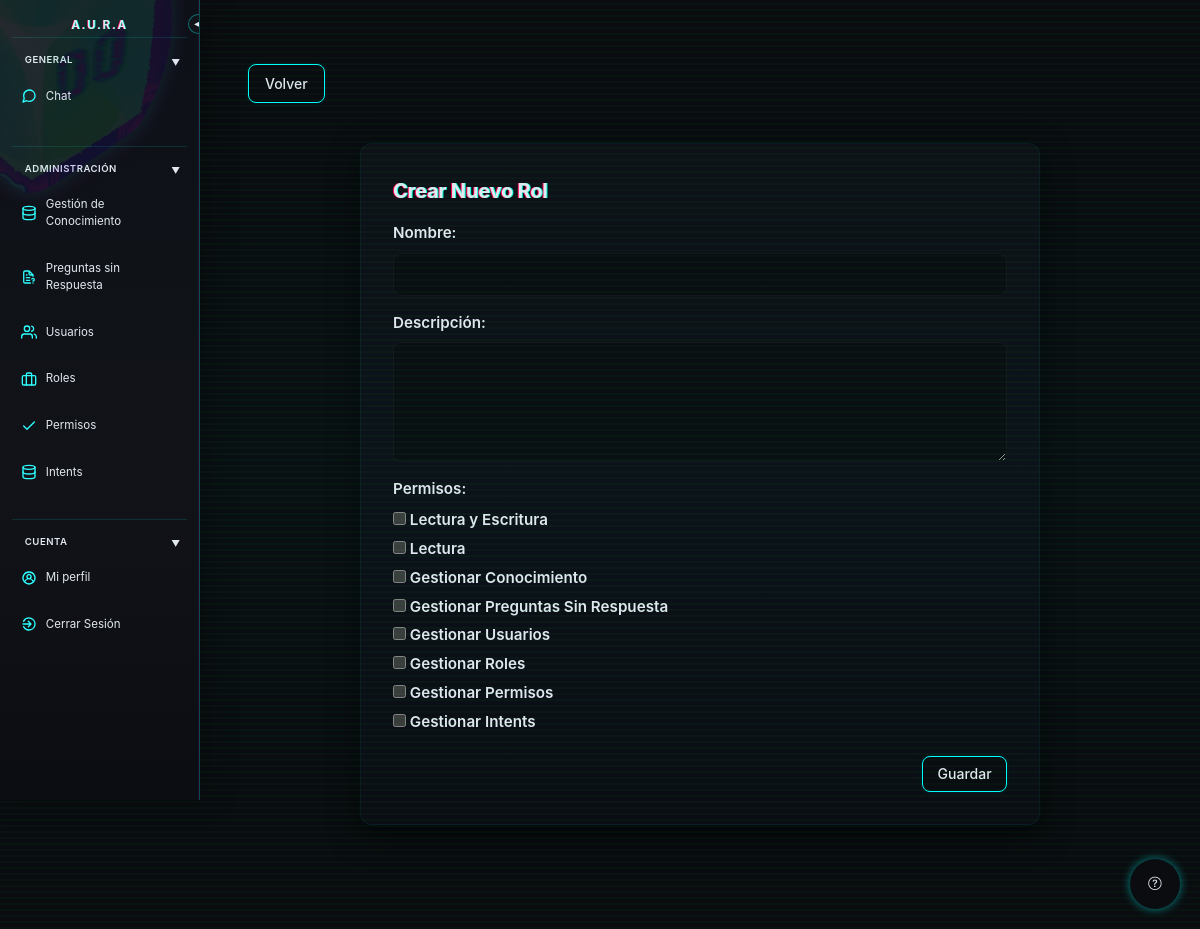
Page /index.php?controller=rol&action=crear (signed in) on the committed database.
### tables this page shows
CREATE TABLE `permisos` (
  `id_permiso` int(11) NOT NULL,
  `nombre` varchar(100) DEFAULT NULL,
  `descripcion` varchar(100) DEFAULT NULL
);

### controller/RolController.php (called while the page is built, shortened)
<?php
require_once "model/Permiso.class.php";
class RolController{
    public function crear(){
        require_once "view/roles/crear.php";
    }
}

### model/Permiso.class.php (called while the page is built, shortened)
<?php
include_once "Database.class.php";
class Permiso
{
    private $id;
    private $nombre;
    public function __construct($id=null, $nombre=null, $descripcion=null)
    {
        $this->id = $id;
        $this->nombre = $nombre;
    }
    public static function listar(){
        $conexion=Database::getInstance()->getConnection();
        $sql= "SELECT * FROM permisos";
        $stmt = $conexion->query($sql);
        $permisos=[];
        while ($fila=$stmt->fetch(PDO::FETCH_ASSOC)){
            $permisos[]= new Permiso($fila["id_permiso"], $fila["nombre"], $fila["descripcion"]);
        }
        return $permisos;
    }
    public function getId() {return $this->id;}
    public function getNombre() {return $this->nombre;}
}
?>

### model/Database.class.php (called while the page is built)
<?php
class Database
{
    private static $instancia=null;
    private $nombre="chatbot_v2";
    private $servidor="localhost";
    private $usuario="root";
    private $clave="";
    private $conexion;
    public function __construct()
    {
        try {
            $dsn="mysql:host={$this->servidor};dbname={$this->nombre};charset=utf8";
            $this->conexion = new PDO($dsn, $this->usuario, $this->clave);
            $this->conexion->setAttribute(PDO::ATTR_ERRMODE, PDO::ERRMODE_EXCEPTION);
        } catch (PDOException $e) {
            die("Error de conexion:".$e->getMessage());
        }
    }
    public static function getInstance(){
        if(!self::$instancia){
            self::$instancia=new Database();
        }
        return self::$instancia;
    }
    public function getConnection(){
        return $this->conexion;
    }
}
?>

### view/roles/crear.php (the view, shortened to what this page needs)
<?php
    require_once __DIR__ . "/../layout/header.php";
    require_once __DIR__ . "/../layout/sidebar.php";
    require_once __DIR__ . "/../../model/Permiso.class.php";
    $permisos = Permiso::listar();
?>
    <div class="main-content">
        <div class="header-right">
            <a class="btn btn-primary" href="index.php?controller=rol&action=listar">Volver</a>
        </div>
        <div class="form-container">
            <h1>Crear Nuevo Rol</h1>
            <form action="index.php?controller=rol&action=guardar" method="POST">
                <div class="form-group">
                    <label for="nombre">Nombre:</label>
                    <input type="text" id="nombre" name="nombre" required>
                </div>
                <div class="form-group">
                    <label for="descripcion">Descripción:</label>
                    <textarea id="descripcion" name="descripcion"></textarea>
                </div>
                <div class="form-group">
                    <label>Permisos:</label>
                    <div>
                        <?php foreach($permisos as $permiso): ?>
                            <label style="display:block; margin-bottom:6px;">
                                <input type="checkbox" name="permisos[]" value="<?= $permiso->getId(); ?>">
                                <?= htmlspecialchars($permiso->getNombre(), ENT_QUOTES, 'UTF-8'); ?>
                            </label>
                        <?php endforeach; ?>
                    </div>
                </div>
                <div class="form-actions">
                    <button type="submit" class="btn btn-primary">Guardar</button>
                </div>
            </form>
        </div>
    </div>
<?php require_once __DIR__ . "/../layout/footer.php"; ?>

### assets/css/style.css (style rules this page uses)
* { margin: 0; padding: 0; box-sizing: border-box; }
:root { color-scheme: dark; --bg: #0a0c10; --text: #e2e8f0; --panel: #111318; --panel-2: #1a1e2a; --header-bg: #0e1017; --muted: #cbd5e6; --muted-2: #4a5b7a; --accent: #00ffff; --accent-2: #ff00ff; --accent-weak: rgba(0,255,255,0.2); --accent-weak-2: rgba(0,255,255,0.1); --glitch-1: rgb(0, 255, 221); --glitch-2: rgb(255, 0, 85); --noise: rgba(0, 255, 0, 0.03); --scanline: rgba(0,255,255,0.02); --danger: #f44; --danger-weak: rgba(255,68,68,0.08); --highlight: #0b0d14; --border: rgba(0, 255, 255, 0.2); --shadow-accent: rgba(0, 255, 255, 0.1); --btn-info-bg: #0ff; }
.main-content { margin-left: 200px; padding: 2rem; width: calc(100% - 200px); min-height: calc(100vh - 4rem); transition: margin-left 0.3s ease, width 0.3s ease; }
body { font-family: -apple-system, BlinkMacSystemFont, 'Segoe UI', Roboto, 'Helvetica Neue', Arial, sans-serif; background: var(--bg) !important; background-color: var(--bg) !important; min-height: 100vh; padding: 2rem 1rem; line-height: 1.5; color: var(--text); -webkit-text-fill-color: var(--text); position: relative; forced-color-adjust: none; }
body::before { content: ""; position: fixed; top: 0; left: 0; width: 100%; height: 100%; background: repeating-linear-gradient(0deg, var(--noise) 0px, var(--noise) 2px, transparent 2px, transparent 6px); pointer-events: none; z-index: 999; }
body::after { content: ""; position: fixed; top: 0; left: 0; width: 100%; height: 100%; background: linear-gradient(0deg, rgba(0,0,0,0) 0%, var(--scanline) 50%, rgba(0,0,0,0) 100%); pointer-events: none; z-index: 999; animation: scan 8s linear infinite; }
.header-right { display: flex; gap: 0.75rem; }
h1 { font-size: 1.75rem; font-weight: 700; letter-spacing: -0.01em; position: relative; color: var(--accent) !important; text-shadow: 0.05em 0 0 var(--glitch-1), -0.05em -0.025em 0 var(--glitch-2) !important; animation: glitch-text 3s infinite; forced-color-adjust: none; }
.btn { padding: 0.5rem 1rem; border-radius: 0.5rem; font-size: 0.875rem; font-weight: 500; cursor: pointer; transition: all 0.2s ease; border: 1px solid transparent; font-family: inherit; display: inline-flex; align-items: center; gap: 0.5rem; background-color: var(--panel-2); color: var(--accent); border-color: var(--accent); box-shadow: 0 0 5px var(--shadow-accent); forced-color-adjust: none; text-decoration: none; }
.btn-primary { background-color: var(--bg); -webkit-text-fill-color: var(--text); border-color: var(--accent); }

### assets/css/form_style.css (style rules this page uses)
.form-container { max-width: 680px; margin: 2.5rem auto; background: linear-gradient(180deg, #0e1017 0%, #0b0d14 100%); border-radius: 12px; padding: 2rem; border: 1px solid rgba(0,255,255,0.06); box-shadow: 0 10px 30px rgba(0,0,0,0.6), 0 0 10px rgba(0,255,255,0.03); }
.form-container h1 { color: #0ff; margin-bottom: 1rem; font-size: 1.25rem; }
.form-group { display: flex; flex-direction: column; gap: 0.5rem; margin-bottom: 1rem; }
.form-group label { color: #cbd5e6; font-weight: 600; font-size: 0.95rem; }
.form-group input[type="text"], .form-group input[type="email"], .form-group input[type="password"], .form-group textarea, .form-group select { background: #0a0c10; border: 1px solid rgba(255,255,255,0.04); color: #e2e8f0; padding: 0.65rem 0.75rem; border-radius: 8px; outline: none; transition: border-color 0.12s ease, box-shadow 0.12s ease; font-family: inherit; font-size: 1rem; }
.form-group textarea { min-height: 120px; resize: vertical; }
.form-actions { display: flex; justify-content: flex-end; gap: 0.75rem; margin-top: 0.5rem; }
.form-container .btn-primary { padding: 0.55rem 0.9rem; border-radius: 8px; }

### assets/css/sidebar.css (style rules this page uses)
:root { --sidebar-width: 200px; --sidebar-collapsed-width: 50px; }

### rows in the picture
permisos: nombre "Lectura y Escritura"
permisos: nombre "Lectura"
permisos: nombre "Gestionar Conocimiento"
permisos: nombre "Gestionar Preguntas Sin Respuesta"
permisos: nombre "Gestionar Usuarios"
permisos: nombre "Gestionar Roles"
permisos: nombre "Gestionar Permisos"
permisos: nombre "Gestionar Intents"
